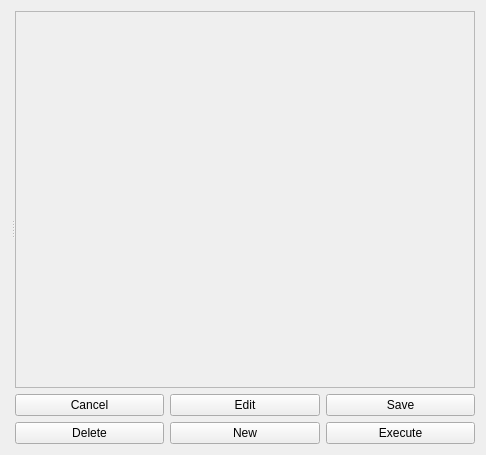
<?xml version="1.0" encoding="UTF-8"?>
<ui version="4.0">
 <class>TableAndEdit</class>
 <widget class="QWidget" name="TableAndEdit">
  <property name="geometry">
   <rect>
    <x>0</x>
    <y>0</y>
    <width>486</width>
    <height>455</height>
   </rect>
  </property>
  <property name="windowTitle">
   <string>Form</string>
  </property>
  <layout class="QHBoxLayout" name="horizontalLayout">
   <item>
    <widget class="QSplitter" name="splitter">
     <property name="orientation">
      <enum>Qt::Horizontal</enum>
     </property>
     <widget class="QWidget" name="widget" native="true">
      <layout class="QVBoxLayout" name="verticalLayout_2">
       <item>
        <layout class="QHBoxLayout" name="horizontalLayout_3"/>
       </item>
      </layout>
     </widget>
     <widget class="QWidget" name="widgetForm" native="true">
      <property name="minimumSize">
       <size>
        <width>200</width>
        <height>0</height>
       </size>
      </property>
      <property name="styleSheet">
       <string notr="true"/>
      </property>
      <layout class="QVBoxLayout" name="verticalLayout">
       <item>
        <widget class="QScrollArea" name="scrollArea">
         <property name="widgetResizable">
          <bool>true</bool>
         </property>
         <widget class="QWidget" name="scrollAreaWidgetContents">
          <property name="geometry">
           <rect>
            <x>0</x>
            <y>0</y>
            <width>412</width>
            <height>343</height>
           </rect>
          </property>
          <layout class="QGridLayout" name="gridLayout_2">
           <item row="0" column="0">
            <layout class="QFormLayout" name="formLayout"/>
           </item>
          </layout>
         </widget>
        </widget>
       </item>
       <item>
        <layout class="QGridLayout" name="gridLayout">
         <item row="0" column="3">
          <widget class="QPushButton" name="EditB">
           <property name="text">
            <string>Edit</string>
           </property>
          </widget>
         </item>
         <item row="0" column="4">
          <widget class="QPushButton" name="SaveB">
           <property name="text">
            <string>Save</string>
           </property>
          </widget>
         </item>
         <item row="1" column="1">
          <widget class="QPushButton" name="DeleteB">
           <property name="text">
            <string>Delete</string>
           </property>
           <property name="icon">
            <iconset>
             <normaloff>:/Buttons/images/delete.png</normaloff>:/Buttons/images/delete.png</iconset>
           </property>
          </widget>
         </item>
         <item row="1" column="3">
          <widget class="QPushButton" name="NewB">
           <property name="text">
            <string>New</string>
           </property>
          </widget>
         </item>
         <item row="0" column="1">
          <widget class="QPushButton" name="CancelB">
           <property name="text">
            <string>Cancel</string>
           </property>
          </widget>
         </item>
         <item row="1" column="4">
          <widget class="QPushButton" name="ExecB">
           <property name="text">
            <string>Execute</string>
           </property>
          </widget>
         </item>
        </layout>
       </item>
      </layout>
     </widget>
    </widget>
   </item>
  </layout>
 </widget>
 <resources/>
 <connections/>
</ui>
